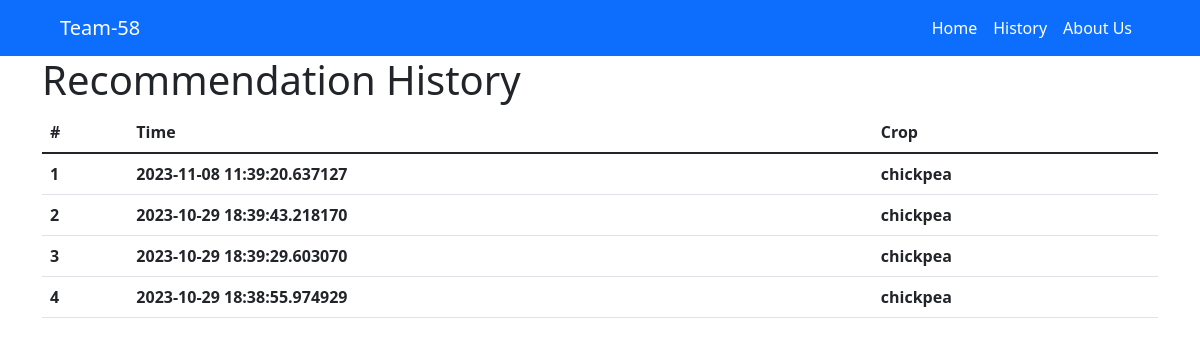
The page /history/ on the database its author committed.
### portapp/models.py (models this page shows)
class HISTORY(models.Model):
    crop=models.CharField(max_length=100)
    time=models.CharField(max_length=100,blank=False,default=9)

### portapp/views.py (the view)
# urls.py: path('history/',views.history,name='history'),
def history(request):
    data=HISTORY.objects.all().order_by('-time').values()
    context={
        "data":data
    }
    return render(request,'final/history.html',context)

### templates/final/history.html (shortened to what this page needs)
<!doctype html>
<html lang="en">
  <head>
    <link href="https://cdn.jsdelivr.net/npm/bootstrap@5.1.3/dist/css/bootstrap.min.css" rel="stylesheet">
  </head>
  <body>
    <nav class="navbar navbar-expand-lg navbar-dark bg-primary">
        <div class="container-fluid">
          <a class="navbar-brand px-5" href="#">Team-58</a>
          <div class=" collapse navbar-collapse" id="navbarSupportedContent">
            <ul class="navbar-nav ms-auto mb-2 mb-lg-0 px-5">
              <li class="nav-item">
                <a class="nav-link active " aria-current="page" href="/">Home</a>
              </li>
              <li class="nav-item">
                <a class="nav-link active" aria-current="page" href="/history">History</a>
              </li>
              <li class="nav-item">
                <a class="nav-link active" aria-current="page" href="#">About Us</a>
              </li>
            </ul>
          </div>
        </div>
      </nav>
<div class=container>
    <h1>Recommendation History</h1>
    <table class="table">
        <thead>
            <tr>
                <th>#</th>
                <th>Time</th>
                <th>Crop</th>
              </tr>
        </thead>
        <tbody>
          {% for d in data %}
          <tr>
            <th>{{ forloop.counter }}</th>
            <th>{{d.time}}</th>
            <th>{{d.crop}}</th>
          </tr>
          {% endfor %}
        </tbody>
      </table>
    </div>
  </body>
</html>

### rows shown on the page
HISTORY: time "2023-11-08 11:39:20.637127", crop "chickpea"
HISTORY: time "2023-10-29 18:39:43.218170", crop "chickpea"
HISTORY: time "2023-10-29 18:39:29.603070", crop "chickpea"
HISTORY: time "2023-10-29 18:38:55.974929", crop "chickpea"
